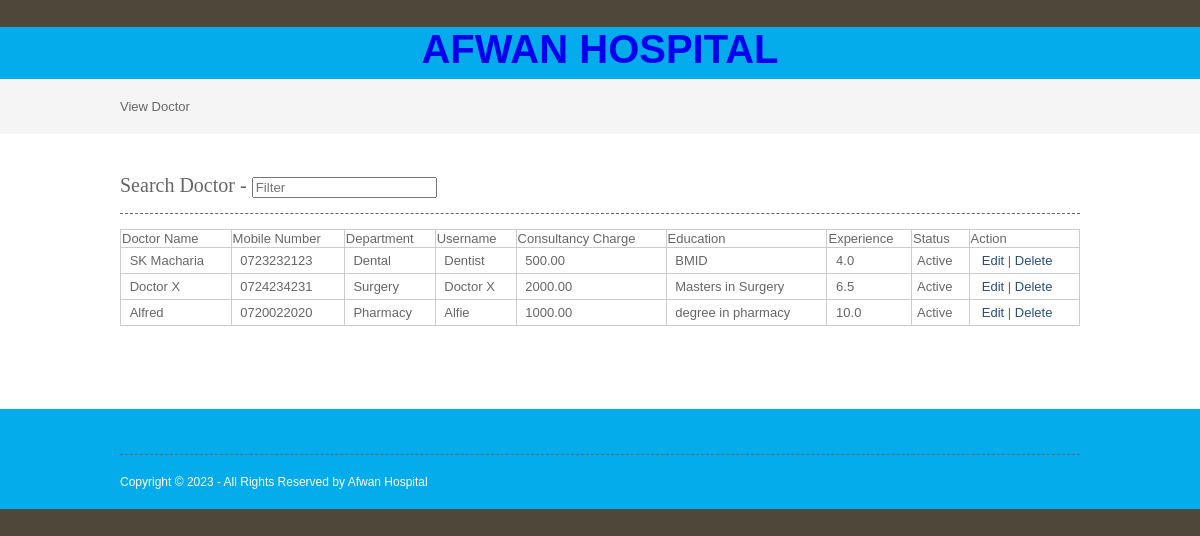
The app's page /viewdoctor.php with its own data.
### tables this page shows
CREATE TABLE `doctor` (
  `doctorid` int(10) NOT NULL,
  `doctorname` varchar(50) NOT NULL,
  `mobileno` varchar(15) NOT NULL,
  `departmentid` int(10) NOT NULL,
  `loginid` varchar(25) NOT NULL,
  `password` varchar(25) NOT NULL,
  `status` varchar(10) NOT NULL,
  `education` varchar(25) NOT NULL,
  `experience` float(11,1) NOT NULL,
  `consultancy_charge` float(10,2) NOT NULL
);

CREATE TABLE `department` (
  `departmentid` int(10) NOT NULL,
  `departmentname` varchar(100) NOT NULL,
  `description` text NOT NULL,
  `status` varchar(10) NOT NULL
);

### viewdoctor.php (the view, shortened to what this page needs)
<?php
include("headers.php");
include("dbconnection.php");
?>
<div class="wrapper col2">
  <div id="breadcrumb">View  Doctor  </div>
</div>
<div class="wrapper col4">
  <div id="container">
<section class="container">
<h2>Search Doctor - <input type="search" class="light-table-filter" data-table="order-table" placeholder="Filter" /></h2>
	<table class="order-table" style="width:100%;" border="3">
      <thead>
        <tr>
          <td>Doctor Name</td>
          <td>Mobile Number</td>
          <td>Department</td>
          <td>Username</td>
          <td>Consultancy Charge</td>
          <td>Education</td>
          <td>Experience</td>
          <td>Status</td>
          <td>Action</td>
        </tr>
        </thead>
        <tbody>
          <?php
		$sql ="SELECT * FROM doctor";
		$qsql = mysqli_query($con,$sql);
		while($rs = mysqli_fetch_array($qsql))
		{
			$sqldept = "SELECT * FROM department WHERE departmentid='$rs[departmentid]'";
			$qsqldept = mysqli_query($con,$sqldept);
			$rsdept = mysqli_fetch_array($qsqldept);
        echo "<tr>
          <td>&nbsp;$rs[doctorname]</td>
          <td>&nbsp;$rs[mobileno]</td>
		   <td>&nbsp;$rsdept[departmentname]</td>
			<td>&nbsp;$rs[loginid]</td>
			<td>&nbsp;$rs[consultancy_charge]</td>
			 <td>&nbsp;$rs[education]</td>
			<td>&nbsp;$rs[experience]</td>
          <td>$rs[status]</td>
           <td>&nbsp;
		   <a href='doctor.php?editid=$rs[doctorid]'>Edit</a> | <a href='viewdoctor.php?delid=$rs[doctorid]'>Delete</a> </td>
        </tr>";
		}
		?>      </tbody>
    </table>
    <p>&nbsp;</p>
  </div>
</div>
<?php
include("footers.php");
?>

### layout/styles/layout.css (style rules this page uses)
html { overflow-y:scroll; }
body { margin:0; padding:0; font-size:13px; font-family:verdana, Arial, Helvetica, sans-serif; color:#FFFFFF; background-color:#4F473A; }
a { outline:none; text-decoration:none; }
div.wrapper { display:block; width:100%; margin:0; text-align:left; }
.col2 { color:#666666; background-color:#F5F5F5; }
.col3, .col4 { color:#666666; background-color:#FFFFFF; }
#head, #gallery, #breadcrumb, #container, #footer { display:block; position:relative; width:960px; margin:0 auto; }
#breadcrumb { padding:20px 0; }
#container { padding:40px 0; }
#container h1, #container h2, #container h3, #container h4, #container h5, #container h6 { margin:0 0 15px 0; padding:0 0 15px 0; line-height:normal; font-weight:normal; font-size:20px; font-family:Georgia, "Times New Roman", Times, serif; border-bottom:1px dashed #666666; }
#container a { color:#294E79; background-color:#FFFFFF; }

### layout/styles/tables.css (style rules this page uses)
table { width:100%; border-collapse:collapse; table-layout:auto; vertical-align:top; margin-bottom:15px; border:1px solid #CCCCCC; }
table tbody td { vertical-align:top; border-collapse:collapse; border-left:1px solid #CCCCCC; border-right:1px solid #CCCCCC; }
table thead th, table tbody td { padding:5px; border-collapse:collapse; }

### records on screen
doctor: doctorname "SK Macharia", mobileno "0723232123", departmentid.departmentname "Dental", loginid "Dentist", consultancy_charge "500.00", education "BMID", experience "4.0", status "Active"
doctor: doctorname "Doctor X", mobileno "0724234231", departmentid.departmentname "Surgery", loginid "Doctor X", consultancy_charge "2000.00", education "Masters in Surgery", experience "6.5", status "Active"
doctor: doctorname "Alfred", mobileno "0720022020", departmentid.departmentname "Pharmacy", loginid "Alfie", consultancy_charge "1000.00", education "degree in pharmacy", experience "10.0", status "Active"
